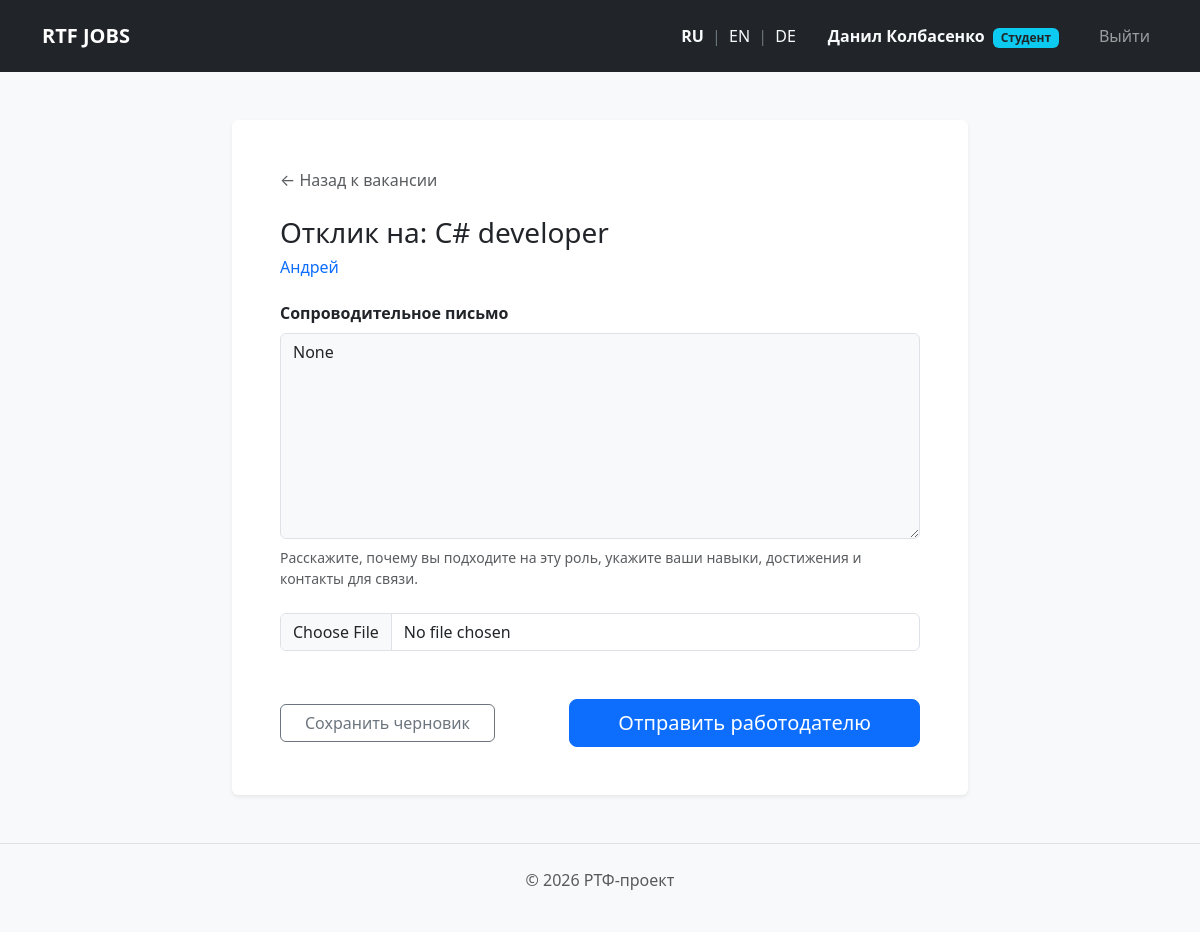
/apply/2 (signed in), run on the app's committed database.
### app/models/vacancy.py (models this page shows)
class Vacancy(db.Model):
    __tablename__ = 'vacancies'
    id = db.Column(db.Integer, primary_key=True)
    title_ru = db.Column(db.String(150), nullable=False)
    title_en = db.Column(db.String(150))
    title_de = db.Column(db.String(150))
    description_ru = db.Column(db.Text, nullable=False)
    description_en = db.Column(db.Text)
    description_de = db.Column(db.Text)
    company = db.Column(db.String(150), nullable=False)
    department_id = db.Column(db.Integer, db.ForeignKey('departments.id'), nullable=False)
    author_id = db.Column(db.Integer, db.ForeignKey('users.id'), nullable=False)
    category_id = db.Column(db.Integer, db.ForeignKey('categories.id'), nullable=True)
    skills = db.relationship('Skill', secondary=vacancy_skills, backref=db.backref('vacancies', lazy='dynamic'))
    applications = db.relationship('Application', backref='vacancy', lazy=True)

### app/models/application.py (models this page shows)
class Application(db.Model):
    __tablename__ = 'applications'
    id = db.Column(db.Integer, primary_key=True)
    vacancy_id = db.Column(db.Integer, db.ForeignKey('vacancies.id'), nullable=False)
    student_id = db.Column(db.Integer, db.ForeignKey('users.id'), nullable=False)
    status_id = db.Column(db.Integer, db.ForeignKey('application_statuses.id'), nullable=False, default=1)
    cover_letter = db.Column(db.Text)
    created_at = db.Column(db.DateTime, default=datetime.utcnow)
    student = db.relationship('User', backref='student_applications')
    status = db.relationship('ApplicationStatus')

### app/routes/vacancy.py (the view, shortened to what this page needs)
@vacancy_bp.route('/apply/<int:vacancy_id>', methods=['GET', 'POST'])
def apply_vacancy(vacancy_id):
    if 'user_id' not in session or session.get('role') != 'student':
        flash("Только авторизованные студенты могут откликаться.", "danger")
        return redirect(f'/vacancy/{vacancy_id}')
    vacancy = Vacancy.query.get_or_404(vacancy_id)
    existing_app = Application.query.filter_by(
        vacancy_id=vacancy_id,
        student_id=session['user_id']
    ).first()
    return render_template('apply.html', vacancy=vacancy, existing_app=existing_app)

### templates/apply.html (shortened to what this page needs)
{% extends "base.html" %}
{% block content %}
<div class="row justify-content-center">
  <div class="col-md-8">
    <div class="card shadow-sm border-0 mt-4">
      <div class="card-body p-5">
        <a href="/vacancy/{{ vacancy.id }}" class="text-decoration-none text-muted mb-4 d-inline-block">&larr; Назад к вакансии</a>
        <h3 class="mb-2">Отклик на: {{ vacancy.title_ru }}</h3>
        <h6 class="text-primary mb-4">{{ vacancy.company }}</h6>
        <form method="POST">
          <div class="mb-4">
            <label for="cover_letter" class="form-label fw-bold">Сопроводительное письмо</label>
            <textarea class="form-control bg-light" id="cover_letter" name="cover_letter" rows="8" placeholder="Здравствуйте! Меня заинтересовала ваша вакансия, потому что..." required>{% if existing_app %}{{ existing_app.cover_letter }}{% endif %}</textarea>
            <div class="form-text mt-2">Расскажите, почему вы подходите на эту роль, укажите ваши навыки, достижения и контакты для связи.</div>
          </div>
          <input type="file" class="form-control">
          <div class="d-flex justify-content-between align-items-center mt-5">
            <button type="submit" name="action" value="draft" class="btn btn-outline-secondary px-4">
              Сохранить черновик
            </button>
            <button type="submit" name="action" value="send" class="btn btn-primary px-5 btn-lg">
              Отправить работодателю
            </button>
          </div>
        </form>
      </div>
    </div>
  </div>
</div>
{% endblock %}

### data on the page
Vacancy: title_ru "C# developer", company "Андрей"
Application: cover_letter "None"

### other printed values
{{ session.get('user_name') }} "Данил Колбасенко"
{{ t('student') }} "Студент"
{{ t('logout') }} "Выйти"
{{ t('footer_text') }} "РТФ-проект"
